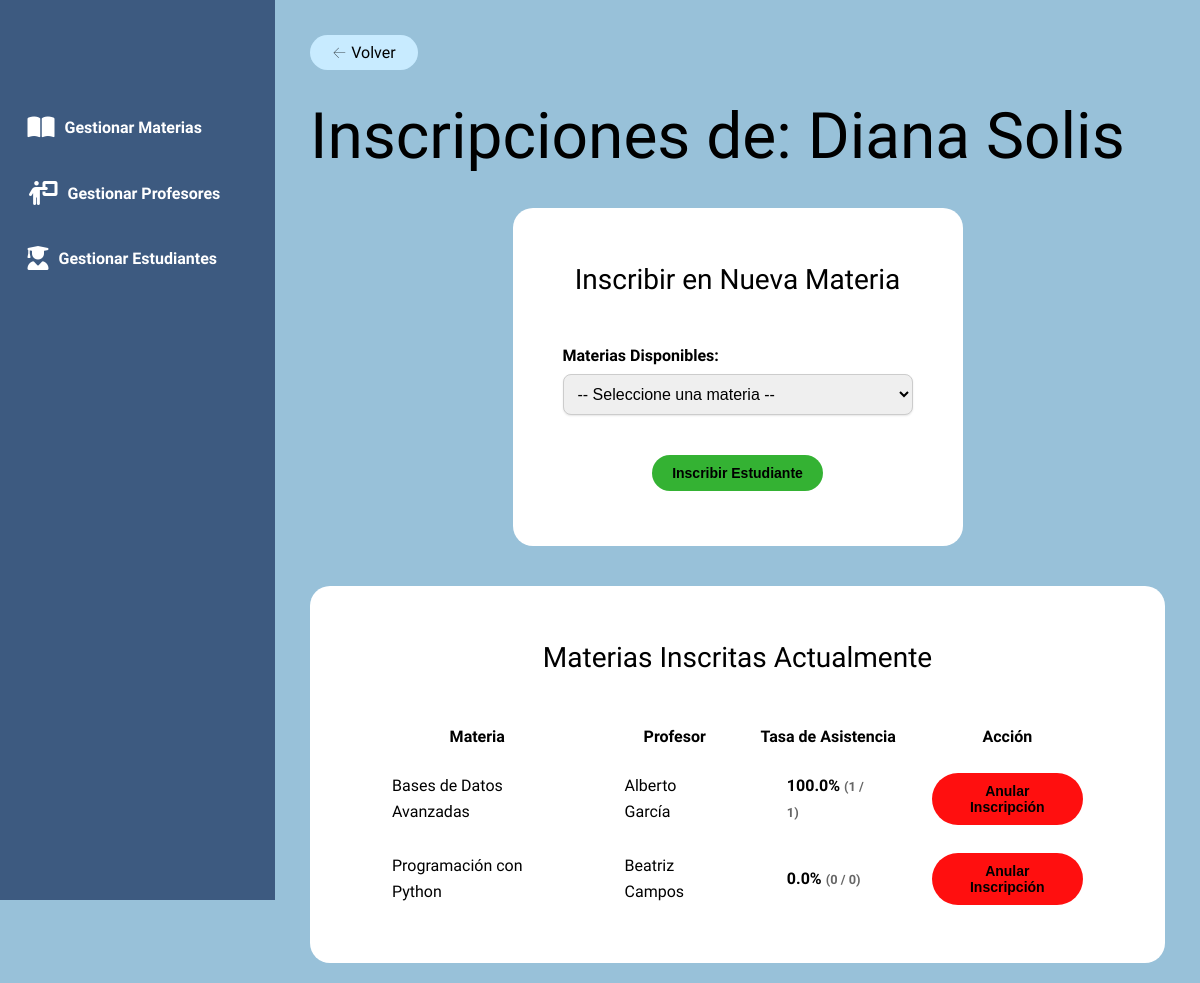
Page /inscripciones/estudiante/2 on the committed database.
### models.py (models this page shows)
class Estudiante(Base):
    __tablename__ = 'estudiantes'
    id = Column(Integer, primary_key=True)
    nombre = Column(String(50), nullable=False)
    apellido = Column(String(50), nullable=False)
    codigo_estudiante = Column(String(20), unique=True, nullable=False)
    is_active = Column(Boolean, default=True, nullable=False)

class Materia(Base):
    __tablename__ = 'materias'
    id = Column(Integer, primary_key=True)
    nombre_materia = Column(String(100), nullable=False)
    codigo_materia = Column(String(20), unique=True, nullable=False)
    profesor_id = Column(Integer, ForeignKey('profesores.id'))
    profesor = relationship("Profesor")
    inscripciones = relationship("Inscripcion", back_populates="materia", cascade="all, delete-orphan")

class Profesor(Base):
    __tablename__ = 'profesores'
    id = Column(Integer, primary_key=True)
    nombre = Column(String(50), nullable=False)
    apellido = Column(String(50), nullable=False)
    especialidad = Column(String(100))
    is_active = Column(Boolean, default=True, nullable=False)

### app.py (the view)
@app.route('/inscripciones/estudiante/<int:estudiante_id>')
def detalle_inscripcion_estudiante(estudiante_id):
    estudiante = session.query(Estudiante).get(estudiante_id)
    if not estudiante:
        return "Estudiante no encontrado", 404
    inscripciones_actuales = session.query(Inscripcion).filter_by(estudiante_id=estudiante_id).options(joinedload(Inscripcion.materia)).all()
    datos_inscripciones = []
    for inscripcion in inscripciones_actuales:
        total_clases = session.query(Asistencia).filter_by(inscripcion_id=inscripcion.id).count()
        clases_presente = session.query(Asistencia).filter_by(inscripcion_id=inscripcion.id, presente=True).count()
        tasa = 0
        if total_clases > 0:
            tasa = (clases_presente / total_clases) * 100
        datos_inscripciones.append({
            'inscripcion': inscripcion,
            'detalle': f"{clases_presente} / {total_clases}",
            'tasa': f"{tasa:.1f}%"
        })
    ids_materias_inscritas = [insc.materia_id for insc in inscripciones_actuales]
    materias_disponibles = session.query(Materia).filter(Materia.id.notin_(ids_materias_inscritas)).all()
    return render_template(
        'inscripcion_detalle.html',
        estudiante=estudiante,
        datos_inscripciones=datos_inscripciones, # Pasamos los nuevos datos
        materias_disponibles=materias_disponibles
    )

### templates/inscripcion_detalle.html (shortened to what this page needs)
{% extends "base.html" %}  {% block content %}
<p>
	<a href="{{ url_for('gestion_inscripciones') }}" class="btn create-btn">← Volver</a>
</p>
<h1>Inscripciones de: {{ estudiante.nombre }} {{ estudiante.apellido }}</h1>
 <div class="inscription-card">
	 <div class="new-inscription-card">
		 <h3>Inscribir en Nueva Materia</h3>
		 <form action="{{ url_for('inscribir_estudiante') }}" method="POST">
			 <div style="margin-bottom: 15px">
				 <label for="materia_id">Materias Disponibles:</label>
				 <select name="materia_id" id="materia_id" required>
					 <option value="">-- Seleccione una materia --</option>
				 </select>
			 </div>
			 <div class="form-buttons">
				 <button type="submit" class="btn btn-accept">Inscribir Estudiante</button>
			 </div>
		 </form>
	 </div>
	 <div class="inscription-list-card">
		 <h3>Materias Inscritas Actualmente</h3>
		 <table>
			 <thead>
				 <tr>
					 <th>Materia</th>
					 <th>Profesor</th>
					 <th>Tasa de Asistencia</th>
					 <th>Acción</th>
				 </tr>
			 </thead>
			 <tbody>
				 {% for dato in datos_inscripciones %}
				 <tr>
					 <td> {{ dato.inscripcion.materia.nombre_materia }}</td>
					 <td> {{ dato.inscripcion.materia.profesor.nombre }} {{ dato.inscripcion.materia.profesor.apellido }} </td>
					 <td style="font-weight: bold">
						{{ dato.tasa }}
						<span style="font-size: 0.8em; color: #666">
							({{ dato.detalle }})
						</span>
					 </td>
					 <td>
						 <form
							 action="{{ url_for('anular_inscripcion', inscripcion_id=dato.inscripcion.id) }}"
							 method="POST"
							 onsubmit="return confirm('¿Seguro que quieres anular esta inscripción? Se borrará todo el historial de asistencia asociado.');"
						 >
							 <button type="submit" class="btn btn-cancel">
								 Anular Inscripción
							 </button>
						 </form>
					 </td>
				 </tr>
				 {% else %}
				 <tr>
					 <td colspan="4">
						 Este estudiante no está inscrito en ninguna materia.
					 </td>
				 </tr>
				 {% endfor %}
			 </tbody>
		 </table>
	 </div>
 </div>
{% endblock %}

### static/css/styles.css (style rules this page uses)
body { font-family: kadwa, -apple-system, BlinkMacSystemFont, "Segoe UI", Roboto, "Helvetica Neue", Arial, sans-serif; line-height: 1.6; margin: 0; background-color: #98C1D9; color: #000; }
h1, h2, h3, p { font-weight: 100; margin: 0; }
h1 { font-size: 64px; margin-block-start: 20px; }
h3 { font-size: 28px; }
.form-card form, .inscription-card form { display: flex; flex-direction: column; align-items: center; }
.inscription-card { display: flex; flex-direction: column; align-items: center; }
.new-inscription-card, .inscription-list-card { display: flex; flex-direction: column; align-items: center; border-radius: 20px; padding: 50px; margin: 20px auto; gap: 40px; background-color: #ffffff; }
.inscription-list-card td { padding-inline: 30px; padding-block-start: 15px; }
.form-card label, .inscription-card label { display: block; font-weight: bold; margin-bottom: 6px; }
.form-card input, .form-card select, .inscription-card select { border-radius: 8px; width: 350px; padding: 10px; font-size: 16px; border: 1px solid #ccc; box-shadow: 0px 1px 2px rgba(0, 0, 0, 0.1); }
.form-buttons { display: flex; gap: 20px; margin-top: 20px; }
.btn { text-decoration: none; cursor: pointer; text-align: center; padding: 8px 12px; border-radius: 50px; color: #000000; }
.btn-accept, .btn-cancel { font-size: 14px; font-weight: bold; padding: 10px 20px; margin-block: 5px; border: none; border-radius: 30px; transition: background-color 0.3s ease; }
.btn-accept { background-color: #34b233; }
.btn-cancel { background-color: #ff0f0f; }
.create-btn { background-color: #C8EBFF; padding: 8px 22px; }

### rows in the picture
Estudiante: nombre "Diana", apellido "Solis"
Materia: inscripcion.materia.nombre_materia "Bases de Datos Avanzadas"
Profesor: inscripcion.materia.profesor.nombre "Alberto", inscripcion.materia.profesor.apellido "García"
Materia: inscripcion.materia.nombre_materia "Programación con Python"
Profesor: inscripcion.materia.profesor.nombre "Beatriz", inscripcion.materia.profesor.apellido "Campos"

### other values in the picture
{{ dato.tasa }} "100.0%" "0.0%"
{{ dato.detalle }} "1 / 1" "0 / 0"
